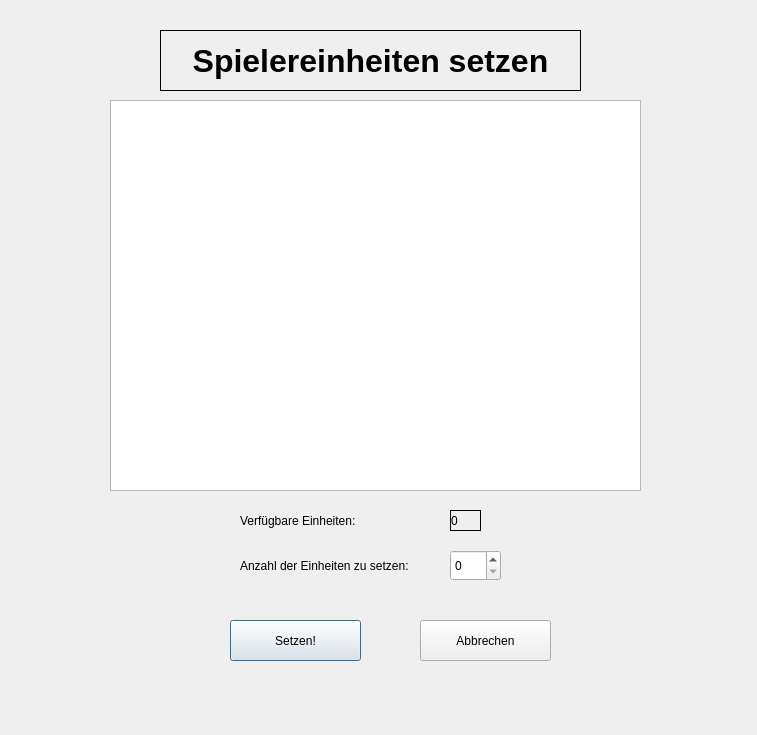
<?xml version="1.0" encoding="UTF-8"?>
<ui version="4.0">
 <class>CSetPlayerUnitsMenu</class>
 <widget class="QDialog" name="CSetPlayerUnitsMenu">
  <property name="geometry">
   <rect>
    <x>0</x>
    <y>0</y>
    <width>757</width>
    <height>735</height>
   </rect>
  </property>
  <property name="windowTitle">
   <string>Dialog</string>
  </property>
  <widget class="QLabel" name="headline">
   <property name="geometry">
    <rect>
     <x>160</x>
     <y>30</y>
     <width>421</width>
     <height>61</height>
    </rect>
   </property>
   <property name="font">
    <font>
     <pointsize>24</pointsize>
     <bold>true</bold>
    </font>
   </property>
   <property name="frameShape">
    <enum>QFrame::Box</enum>
   </property>
   <property name="text">
    <string>Spielereinheiten setzen</string>
   </property>
   <property name="alignment">
    <set>Qt::AlignCenter</set>
   </property>
  </widget>
  <widget class="CMyView" name="countryView">
   <property name="geometry">
    <rect>
     <x>110</x>
     <y>100</y>
     <width>531</width>
     <height>391</height>
    </rect>
   </property>
  </widget>
  <widget class="QLabel" name="amountToSetLabel">
   <property name="geometry">
    <rect>
     <x>240</x>
     <y>550</y>
     <width>171</width>
     <height>31</height>
    </rect>
   </property>
   <property name="text">
    <string>Anzahl der Einheiten zu setzen:</string>
   </property>
  </widget>
  <widget class="QSpinBox" name="unitsSB">
   <property name="geometry">
    <rect>
     <x>450</x>
     <y>550</y>
     <width>51</width>
     <height>31</height>
    </rect>
   </property>
  </widget>
  <widget class="QPushButton" name="setPB">
   <property name="geometry">
    <rect>
     <x>230</x>
     <y>620</y>
     <width>131</width>
     <height>41</height>
    </rect>
   </property>
   <property name="text">
    <string>Setzen!</string>
   </property>
  </widget>
  <widget class="QPushButton" name="quitPB">
   <property name="geometry">
    <rect>
     <x>420</x>
     <y>620</y>
     <width>131</width>
     <height>41</height>
    </rect>
   </property>
   <property name="text">
    <string>Abbrechen</string>
   </property>
  </widget>
  <widget class="QLabel" name="unitsAvailableLable">
   <property name="geometry">
    <rect>
     <x>240</x>
     <y>510</y>
     <width>141</width>
     <height>21</height>
    </rect>
   </property>
   <property name="text">
    <string>Verfügbare Einheiten:</string>
   </property>
  </widget>
  <widget class="QLabel" name="unitsAvailableAmountLable">
   <property name="geometry">
    <rect>
     <x>450</x>
     <y>510</y>
     <width>31</width>
     <height>21</height>
    </rect>
   </property>
   <property name="frameShape">
    <enum>QFrame::Box</enum>
   </property>
   <property name="lineWidth">
    <number>1</number>
   </property>
   <property name="text">
    <string>0</string>
   </property>
   <property name="indent">
    <number>0</number>
   </property>
  </widget>
 </widget>
 <customwidgets>
  <customwidget>
   <class>CMyView</class>
   <extends>QGraphicsView</extends>
   <header>myview.h</header>
  </customwidget>
 </customwidgets>
 <resources/>
 <connections/>
</ui>
